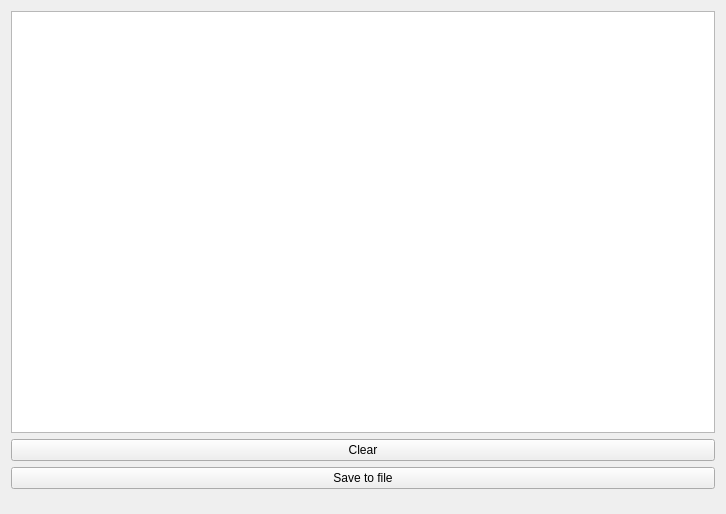
<?xml version="1.0" encoding="UTF-8"?>
<ui version="4.0">
 <class>Form</class>
 <widget class="QWidget" name="Form">
  <property name="geometry">
   <rect>
    <x>0</x>
    <y>0</y>
    <width>726</width>
    <height>514</height>
   </rect>
  </property>
  <property name="windowTitle">
   <string>Form</string>
  </property>
  <layout class="QGridLayout" name="gridLayout">
   <property name="bottomMargin">
    <number>25</number>
   </property>
   <item row="0" column="0">
    <widget class="QPlainTextEdit" name="plainTextEdit">
     <property name="sizePolicy">
      <sizepolicy hsizetype="Expanding" vsizetype="Preferred">
       <horstretch>0</horstretch>
       <verstretch>0</verstretch>
      </sizepolicy>
     </property>
    </widget>
   </item>
   <item row="2" column="0">
    <widget class="QPushButton" name="pushButton_2">
     <property name="text">
      <string>Clear</string>
     </property>
    </widget>
   </item>
   <item row="3" column="0">
    <widget class="QPushButton" name="pushButton">
     <property name="text">
      <string>Save to file</string>
     </property>
    </widget>
   </item>
  </layout>
 </widget>
 <resources/>
 <connections/>
</ui>
